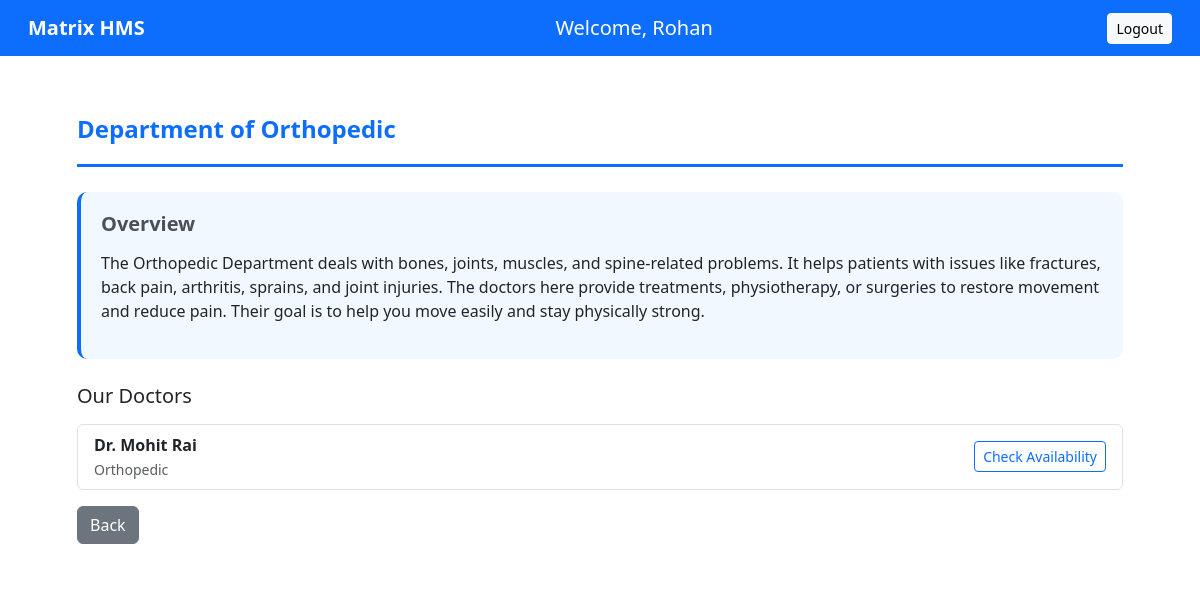
Page /department/6/Rohan on the committed database.
### models.py (models this page shows)
class Department(db.Model):
    __tablename__ = 'departments'
    id = db.Column(db.Integer, primary_key=True)
    department_name = db.Column(db.String(100), unique=True, nullable=False)
    description = db.Column(db.Text)
    doctors = db.relationship('Doctor', back_populates='department', lazy=True)

class Doctor(db.Model):
    __tablename__ = 'doctors'
    id = db.Column(db.Integer, db.ForeignKey('users.id'), primary_key=True)
    department_id = db.Column(db.Integer, db.ForeignKey('departments.id'), nullable=False)
    experience_years = db.Column(db.Integer)
    user = db.relationship('User', back_populates='doctor_profile')
    department = db.relationship('Department', back_populates='doctors')
    appointments = db.relationship('Appointment', back_populates='doctor', lazy=True)
    availability_slots = db.relationship('DoctorAvailability', back_populates='doctor', cascade='all, delete-orphan')
    patient_histories = db.relationship('PatientHistory', back_populates='doctor', lazy=True)

class User(db.Model):
    __tablename__ = 'users'
    id = db.Column(db.Integer, primary_key=True)
    user_name = db.Column(db.String(100), nullable=False)
    user_email = db.Column(db.String(100), unique=True, nullable=False)
    user_password = db.Column(db.String(200), nullable=False)
    user_role = db.Column(db.String(20), nullable=False)  # 'admin', 'doctor', 'patient'
    created_at = db.Column(db.DateTime, default=datetime.utcnow)
    doctor_profile = db.relationship('Doctor', back_populates='user', uselist=False)
    patient_profile = db.relationship('Patient', back_populates='user', uselist=False)

### app.py (the view)
@app.route('/department/<int:dept_id>/<string:username>')
def department_detail(dept_id, username):
    dept = Department.query.get_or_404(dept_id)
    doctors = Doctor.query.filter_by(department_id=dept.id).all()
    return render_template('PatientUI/department_detail.html',
                          department=dept,
                          doctors=doctors,
                          username=username)

### templates/PatientUI/department_detail.html (shortened to what this page needs)
{% extends "base.html" %}
{% block content %}
<div class="container mt-4">
    <div class="content-wrapper">
        <div class="department-header">
            <h4>Department of {{ department.department_name }}</h4>
        </div>
        <div class="overview-section">
            <h5>Overview</h5>
            <p>{{ department.description }}</p>
        </div>
        <h5 class="mb-3">Our Doctors</h5>
        <div class="list-group">
            {% for doc in doctors %}
            <div class="list-group-item d-flex justify-content-between align-items-center">
                <div>
                    <strong>{{ doc.user.user_name }}</strong><br>
                    <small class="text-muted">{{ department.department_name }}</small>
                </div>
                <div>
                    <a href="{{ url_for('doctor_view', doctor_id=doc.id, username=session.get('user_name') or 'guest') }}"
                        class="btn btn-outline-primary btn-sm">
                        Check Availability
                    </a>
                </div>
            </div>
            {% endfor %}
        </div>
        <a href="{{ url_for('patient_dashboard', username=username) }}" class="btn btn-secondary mt-3">Back</a>
    </div>
</div>
{% endblock %}

### templates/PatientUI/department_detail.html (style rules this page uses)
body { background-image: url('/static/images/register\ bg.jpg'); background-size: cover; background-repeat: no-repeat; background-attachment: fixed; }
.content-wrapper { background-color: rgba(255, 255, 255, 0.95); border-radius: 15px; padding: 35px; }
.department-header { border-bottom: 3px solid #0d6efd; padding-bottom: 15px; margin-bottom: 25px; }
.department-header h4 { color: #0d6efd; font-weight: 600; margin-bottom: 5px; }
.overview-section { background-color: rgba(13, 110, 253, 0.05); padding: 20px; border-radius: 10px; margin-bottom: 25px; border-left: 4px solid #0d6efd; }
.overview-section h5 { color: #495057; font-weight: 600; margin-bottom: 15px; }

### rows in the picture
Department: department_name "Orthopedic", description "The Orthopedic Department deals with bones, joints, muscles, and spine-related problems. It helps patients with issues like fractures, back pain, arthritis, sprains, and joint injuries. The doctors here provide treatments, physiotherapy, or surgeries to restore movement and reduce pain. Their goal is to help you move easily and stay physically strong."
Doctor: user.user_name "Dr. Mohit Rai"

### other values in the picture
{{ username }} "Rohan"
